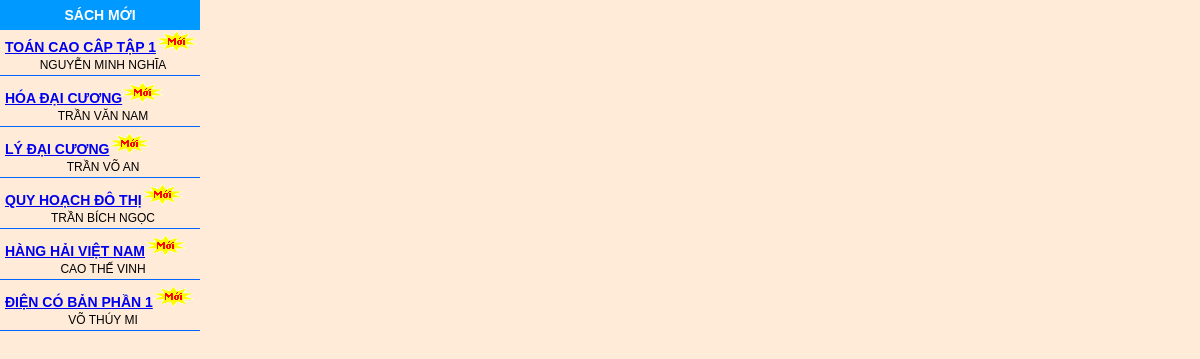
The page /Source/thuvien/sachmoi.php on the database its author committed.
### tables this page shows
CREATE TABLE `linhvuc` (
  `MaLinhVuc` int(10) unsigned NOT NULL auto_increment,
  `TenLinhVuc` varchar(45) default NULL,
  `HienLinhVuc` tinyint(10) unsigned default NULL,
  `HienMenu` tinyint(10) unsigned default NULL,
  PRIMARY KEY  (`MaLinhVuc`)
);

CREATE TABLE `sach` (
  `MasSach` int(10) unsigned NOT NULL auto_increment,
  `SoTrang` varchar(45) default NULL,
  `GiaTien` varchar(45) default NULL,
  `NamXuatBan` varchar(45) default NULL,
  `GhiChu` text,
  `MaNhom` int(10) unsigned default NULL,
  `MaNhaXuatBan` int(10) unsigned default NULL,
  `MaTacGia` int(10) unsigned default NULL,
  `MaNgonNgu` int(10) unsigned default NULL,
  `TenSach` varchar(45) default NULL,
  `Visible` tinyint(10) unsigned default NULL,
  `MaPhanLoaiSach` int(10) unsigned default NULL,
  `SoLanMuon` varchar(20) default NULL,
  `MaLinhVuc` int(10) unsigned default NULL,
  `LanXuatBan` varchar(45) default NULL,
  `SoLuongNap` varchar(45) default NULL,
  `SoSachSuDungDuoc` varchar(45) default NULL,
  `SoSachConTrongKHo` varchar(45) default NULL,
  `cosachmoi` tinyint(3) unsigned default NULL,
  `NgayCapNhat` datetime default NULL,
  PRIMARY KEY  (`MasSach`)
);

CREATE TABLE `tacgia` (
  `MaTacGia` int(10) unsigned NOT NULL auto_increment,
  `TenTacGia` varchar(100) default NULL,
  PRIMARY KEY  (`MaTacGia`)
);

### Source/thuvien/sachmoi.php (the view, shortened to what this page needs)
<?php require_once('Connections/conn_project.php'); ?>
<?php
if (!function_exists("GetSQLValueString")) {
function GetSQLValueString($theValue, $theType, $theDefinedValue = "", $theNotDefinedValue = "")
{
  $theValue = get_magic_quotes_gpc() ? stripslashes($theValue) : $theValue;
  $theValue = function_exists("mysql_real_escape_string") ? mysql_real_escape_string($theValue) : mysql_escape_string($theValue);
  switch ($theType) {
    case "long":
    case "int":
      $theValue = ($theValue != "") ? intval($theValue) : "NULL";
      break;
  }
  return $theValue;
}
}
$KTColParam1_rs_sachmoi = "11";
$query_rs_sachmoi = sprintf("SELECT linhvuc.MaLinhVuc, linhvuc.TenLinhVuc, tacgia.MaTacGia, tacgia.TenTacGia, sach.MasSach, sach.TenSach, sach.cosachmoi FROM ((sach LEFT JOIN linhvuc ON linhvuc.MaLinhVuc=sach.MaLinhVuc) LEFT JOIN tacgia ON tacgia.MaTacGia=sach.MaTacGia) WHERE linhvuc.MaLinhVuc=%s  AND sach.cosachmoi=1  LIMIT 0,6", GetSQLValueString($KTColParam1_rs_sachmoi, "int"));
$rs_sachmoi = mysql_query($query_rs_sachmoi, $conn_project) or die(mysql_error());
$row_rs_sachmoi = mysql_fetch_assoc($rs_sachmoi);
?><!DOCTYPE html PUBLIC "-//W3C//DTD XHTML 1.0 Transitional//EN" "http://www.w3.org/TR/xhtml1/DTD/xhtml1-transitional.dtd">
<html xmlns="http://www.w3.org/1999/xhtml">
<head>
<link href="css/theme1.css" rel="stylesheet" type="text/css" />
</head>
<body>
<div id="sachmoileft">
  <div id="sachmoileft_top">SÁCH MỚI</div>
  <marquee direction="up" scrolldelay="60" scrollamount="2" behavior="scroll" onmouseover="this.stop()" onmouseout="this.start()">
  <div id="sachmoileft_cen">
    <?php do { ?>
      <div id="tensach"><a href="index.php?mod=chitiet_sach&amp;cat=<?php echo $row_rs_sachmoi['MaLinhVuc']; ?>&amp;masach=<?php echo $row_rs_sachmoi['MasSach']; ?>"><?php echo $row_rs_sachmoi['TenSach']; ?></a><img src="images/New.gif" width="41" height="22" /></div>
      <div id="tentacgia">
        <div id="tentacgia_1">
          <?php echo $row_rs_sachmoi['TenTacGia']; ?>          </div>
      </div>
      <?php } while ($row_rs_sachmoi = mysql_fetch_assoc($rs_sachmoi)); ?></div>
</marquee>
</div>
</body>
</html>

### Source/thuvien/css/theme1.css (style rules this page uses)
body { background-image: url(../images/nenbody.jpg); background-repeat: repeat; margin-top: 0px; margin-left: auto; margin-right: auto; margin-bottom: 0px; }
#sachmoileft { width: 200px; }
#sachmoileft #sachmoileft_top { font-family: Arial, Helvetica, sans-serif; font-size: 14px; line-height: 30px; font-weight: bold; color: #FFFFFF; height: 30px; width: 200px; text-align: center; background-color: #0099FF; }
#sachmoileft #sachmoileft_cen #tensach { font-family: Arial, Helvetica, sans-serif; font-size: 14px; line-height: 25px; font-weight: bold; height: 25px; padding-left: 5px; }
#sachmoileft #sachmoileft_cen #tentacgia { font-family: Arial, Helvetica, sans-serif; font-size: 12px; line-height: 20px; height: 20px; border-bottom-width: 1px; border-bottom-style: solid; border-bottom-color: #0066FF; width: 200px; margin-bottom: 5px; text-align: center; }
#sachmoileft #sachmoileft_cen { margin-bottom: 20px; }
#sachmoileft #sachmoileft_cen #tentacgia #tentacgia_1 { margin-left: 6px; }

### rows shown on the page
linhvuc: sach.TenSach "TOÁN CAO CÂP TẬP 1", tacgia.TenTacGia "NGUYỄN MINH NGHĨA", sach.TenSach "HÓA ĐẠI CƯƠNG", tacgia.TenTacGia "TRẦN VĂN NAM", sach.TenSach "LÝ ĐẠI CƯƠNG", tacgia.TenTacGia "TRẦN VÕ AN", sach.TenSach "QUY HOẠCH ĐÔ THỊ", tacgia.TenTacGia "TRẦN BÍCH NGỌC", sach.TenSach "HÀNG HẢI VIỆT NAM", tacgia.TenTacGia "CAO THẾ VINH", sach.TenSach "ĐIỆN CÓ BẢN PHẦN 1", tacgia.TenTacGia "VÕ THÚY MI"
